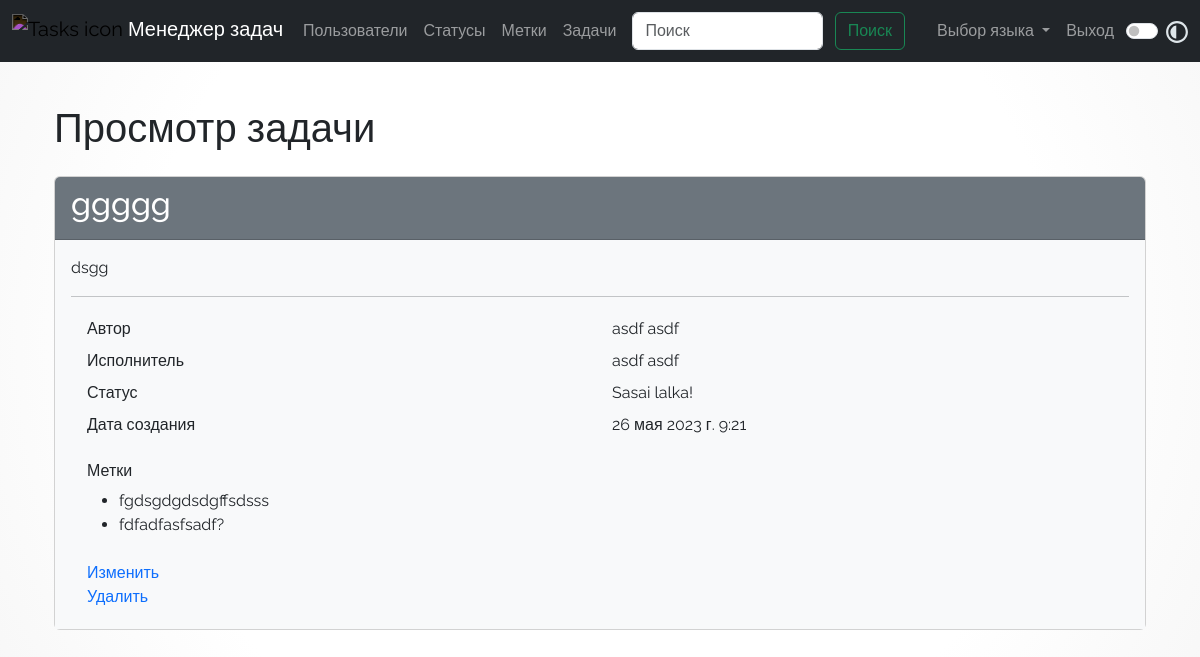
Screenshot of /tasks/3/ (signed in) with the database file from the repository.
### task_manager/tasks/models.py (models this page shows, shortened)
class Task(models.Model):
    name = models.CharField(
        max_length=50,
        unique=True,
        verbose_name=_("Task name"),
    )
    description = models.TextField(
        max_length=1000, verbose_name=_("Description"), default=""
    )
    status = models.ForeignKey(
        Status, on_delete=models.PROTECT, null=True, verbose_name=_("Status")
    )
    assigned_by = models.ForeignKey(
        User,
        null=True,
        on_delete=models.PROTECT,
        related_name="creator",
        verbose_name=_("Creator"),
    )
    executor = models.ForeignKey(
        User,
        on_delete=models.PROTECT,
        related_name="assignee",
        verbose_name=_("Assignee"),
        blank=True,
        default="",
        null=True,
    )
    labels = models.ManyToManyField(
        Label,
        through="LabelM2m",
        related_name="labels",
        blank=True,
        verbose_name=_("Label"),
    )
    created_at = models.DateTimeField(
        auto_now_add=True,
        verbose_name=_("Created at "),
    )
    class Meta:
        verbose_name = _("Task")
        verbose_name_plural = _("Tasks")

### task_manager/statuses/models.py (models this page shows)
class Status(models.Model):
    name = models.CharField(
        max_length=50,
        unique=True,
        verbose_name=_("Status name "),
    )
    created_at = models.DateTimeField(
        auto_now_add=True,
        verbose_name=_("Created at "),
    )
    class Meta:
        verbose_name = _("Status")
        verbose_name_plural = _("Statuses")
    def __str__(self):
        return self.name

### task_manager/labels/models.py (models this page shows, shortened)
class Label(models.Model):
    name = models.CharField(
        max_length=50,
        unique=True,
        verbose_name=_("Label name"),
    )
    created_at = models.DateTimeField(
        auto_now_add=True,
        verbose_name=_("Created at"),
    )
    class Meta:
        verbose_name = _("Label")
        verbose_name_plural = _("Labels")

### task_manager/tasks/views.py (the view)
# urls.py: path('<int:id>/', views.TaskShowView.as_view(), name='task_show'),
class TaskShowView(LoginRequiredMixin, DetailView):
    model = Task
    template_name = "tasks/show.html"
    login_url = reverse_lazy("user_login")
    pk_url_kwarg = "id"

### task_manager/templates/tasks/show.html
{% extends "base.html" %}
{% load i18n %}
{% block main %}
  <div class="container wrapper flex-grow-1">
    <h1 class="my-4">
      {% translate 'Task show' %}
    </h1>
    <div class="card" >
      <div class="card-header bg-secondary text-white">
        <h2>{{ object.name }}</h2>
      </div>
      <div class="card-body bg-light">
        <p>{{ object.description }}</p>
        <hr>
        <div class="container">
          <div class="row p-1">
            <div class="col">{% translate 'Created by' %}</div>
            <div class="col">{{ object.assigned_by.first_name }} {{ object.assigned_by.last_name }}</div>
          </div>
          <div class="row p-1">
            <div class="col">{% translate 'Assigned to' %}</div>
            <div class="col">{{ object.executor.first_name }} {{ object.executor.last_name }}</div>
          </div>
          <div class="row p-1">
            <div class="col">{% translate 'Status' %}</div>
            <div class="col">{{ object.status }}</div>
          </div>
          <div class="row p-1">
            <div class="col">{% translate 'Creation date' %}</div>
            <div class="col">{{ object.created_at }}</div>
          </div>
          <div class="row p-1 mt-3">
            <div class="col">
              <h6>{% translate 'Labels:' %}</h6>
              <ul>
                {% for label in object.labels.all %}
                <li>{{ label.name }}</li>
                {% endfor %}
              </ul>
            </div>
          </div>
          <div class="row p-1">
            <div class="col">
              <a href={% url 'task_update' id=task.id %}>{% translate 'Update' %}</a>
              <br>
              <a href={% url 'task_delete' id=task.id %}>{% translate 'Delete' %}</a>
            </div>
          </div>
        </div>
      </div>
    </div>
  </div>
{% endblock %}

### static/styles.css (style rules this page uses)
body { padding-top: 5rem; font-family: 'Raleway', sans-serif; }
[data-bs-theme=light] body { background: radial-gradient(circle, hsla(0, 0%, 100%, 1) 67%, hsla(0, 0%, 97%, 1) 100%); }

### rows the page displays
Task: name "ggggg", description "dsgg", assigned_by.first_name "asdf", assigned_by.last_name "asdf", executor.first_name "asdf", executor.last_name "asdf", status "Sasai lalka!", created_at "26 мая 2023 г. 9:21"
Label: name "fgdsgdgdsdgffsdsss"
Label: name "fdfadfasfsadf?"
